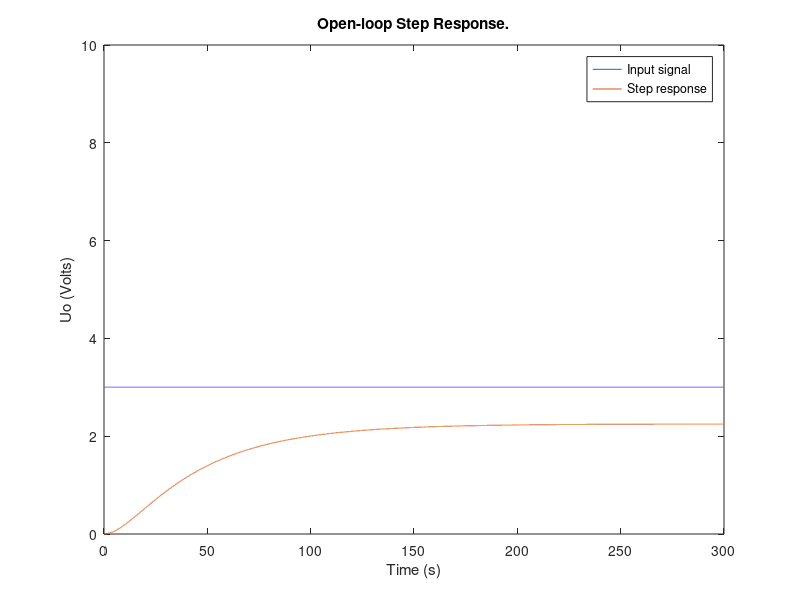
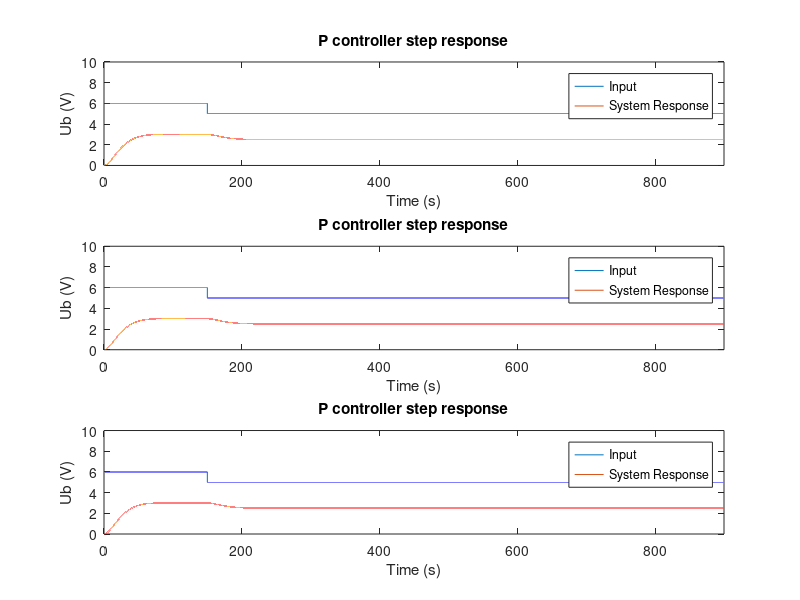

The MATLAB source for these figures, in order:
close all;
clear all;
pkg load control
pkg load signal
clc



Ks = 0.75;
Tg = 50;
Tu = 5;

T1 = 10;
T2 = 40;
Tsum = T1 + T2;

sys  = Ks * tf(1, [T1 1]) * tf(1, [T2 1])

%D1
figure('Name','Transfer function')
% [y,t] = step(sys);
t=0:0.01:300;
for k=1:length(t)
    if(t(k)<0)
        y(k) = 0;
    else
        y(k) = 3;
    end
end
plot(t, y);
hold on
st = lsim(sys,y,t);
plot(t, st);
title('Open-loop Step Response.');
ylabel('Uo (Volts)');
xlabel('Time (s)'); 
legend('Input signal', 'Step response')
axis([0 300 0 10])
hold off

%D2

%% ********* Tsum method ***********
fprintf('\n\t\t20 percent overshoot\n');
        %p controller
%///Parameters
Kp1 = 1/Ks;
%\\\
PID_controller = pidstd(Kp1);
tf(PID_controller)
m1 = feedback(PID_controller*sys,1)
%plots
% figure('name', 'Tsum method')
% subplot(3,1,1),
% step(m1); 
% hold on;
% step(sys);
% title(['P controler (Kp = ' num2str(Kp1) ').']);
% legend('P_step','Sys');


        %pi controller
%///Parameters
Kp2 = 0.5 / Ks;
Ti1 = 0.5 * Tsum;
%\\\
PID_controller = pidstd(Kp2, Ti1);
tf(PID_controller)
m2 = feedback(PID_controller*sys,1)
%plots
% subplot(3,1,2),
% step(m2); 
% hold on; 
% step(sys);
% title(['PI controler (Kp = ' num2str(Kp2) ', Ki = ' num2str(Ti1) ').']);
% legend('PI_step','Sys');


        %pid controller
%///Parameters
Kp3 = 1 / Ks;
Ti2 = 0.66 * Tsum;
Td = 0.17 * Tsum;
%\\\
PID_controller = pidstd(Kp3, Ti2, Td);
tf(PID_controller)
m3 = feedback(PID_controller*sys,1)
%plots
% subplot(3,1,3),
% step(m3); 
% hold on; 
% step(sys);
% title(['PID controler (Kp = ' num2str(Kp3) ', Ki = ' num2str(Ti2) ', Kd = ' num2str(Td) ').']);
% legend('PID_step','Sys');

%input
t1=0:0.01:900;
for k=1:length(t1)
    if(t1(k)<0)
        y1(k) = 5;
    elseif(t1(k)>=0 && t1(k)<=150)
        y1(k) = 6;
    else
        y1(k) = 5;
    end
end

%p response
figure('Name','Step response')
subplot(3,1,1),
plot(t1, y1)
axis([0 900 0 10])
hold on
resp = lsim(m1,y1,t1);
plot(t1, resp) 
title('P controller step response')
legend('Input', 'System Response')
xlabel('Time (s)'); 
ylabel('Ub (V)'); 
e = resp - (y1.');
% Errors
iea = trapz(t1,abs(e));          % IAE trapz=numerical integration 
ise = trapz(t1,e.^2);            % ISE 
itae = trapz(t1, t1'.*abs(e));     % ITAE
itse = trapz(t1,t1'.*(e.^2));      % ITSE

%pi response
subplot(3,1,2),
plot(t1, y1)
axis([0 900 0 10])
hold on
resp = lsim(m1,y1,t1);
plot(t1, resp) 
title('P controller step response')
legend('Input', 'System Response')
xlabel('Time (s)'); 
ylabel('Ub (V)'); 
e = resp - (y1.');
% Errors
iea = trapz(t1,abs(e));          % IAE trapz=numerical integration 
ise = trapz(t1,e.^2);            % ISE 
itae = trapz(t1, t1'.*abs(e));     % ITAE
itse = trapz(t1,t1'.*(e.^2));      % ITSE

%pi response
subplot(3,1,3),
plot(t1, y1)
axis([0 900 0 10])
hold on
resp = lsim(m1,y1,t1);
plot(t1, resp) 
title('P controller step response')
legend('Input', 'System Response')
xlabel('Time (s)'); 
ylabel('Ub (V)'); 
e = resp - (y1.');
% Errors
iea = trapz(t1,abs(e));          % IAE trapz=numerical integration 
ise = trapz(t1,e.^2);            % ISE 
itae = trapz(t1, t1'.*abs(e));     % ITAE
itse = trapz(t1,t1'.*(e.^2));      % ITSE
